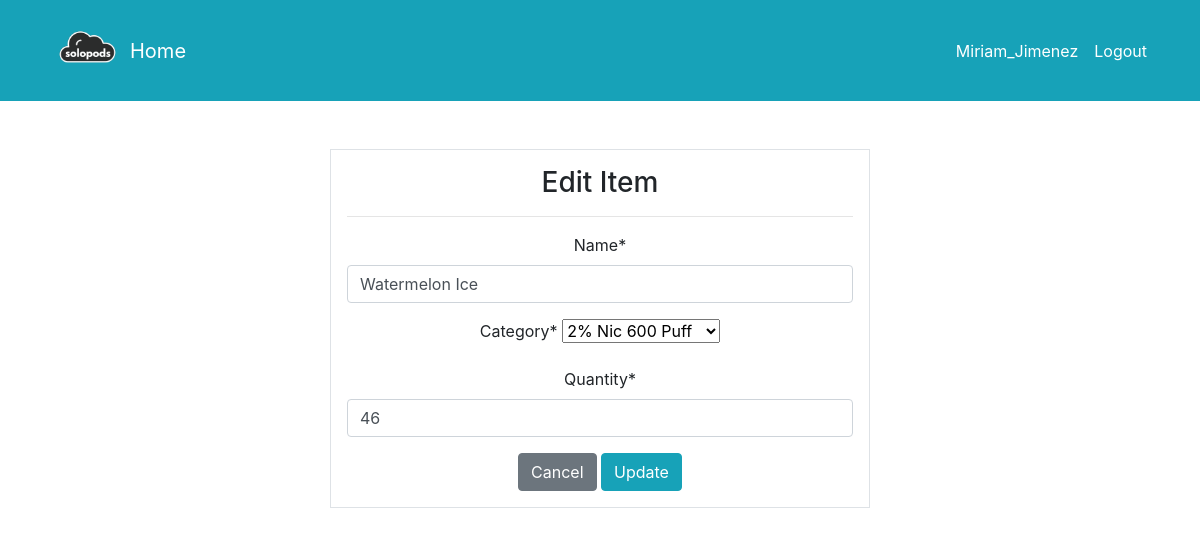
/product/update/8/ (signed in), run on the app's committed database.
### dashboard/models.py (models this page shows, shortened)
class Product(models.Model):
    name = models.CharField(max_length=100, null=True)
    category = models.CharField(max_length=20, choices=CATEGORY, null=True)
    quantity = models.PositiveIntegerField(null=True)
    iva_rate = models.DecimalField(max_digits=5, decimal_places=2, null=True)
    class Meta:
        verbose_name_plural = 'Product'

### dashboard/views.py (the view)
# urls.py: path('product/update/<int:pk>/', views.product_update, name='dashboard-product-update'),
@login_required
def product_update(request, pk):
    item = Product.objects.get(id=pk)
    if request.method=='POST':
        form = ProductForm(request.POST, instance=item)
        if form.is_valid():
            form.save()
            return redirect('dashboard-product')
    else:
        form = ProductForm(instance=item)
    context = {
        'form': form,
    }
    return render(request, 'dashboard/product_update.html', context)

### dashboard/forms.py
class ProductForm(forms.ModelForm):
    class Meta:
        model = Product
        fields = ['name', 'category', 'quantity']

### templates/dashboard/product_update.html (shortened to what this page needs)
{% extends 'partials/base.html' %}
{% load crispy_forms_tags %}
{% block content %}
<div class="container">
    <div class="row mt-5">
        <div class="col-md-6 offset-md-3">
            <div class="border bg-white p-3">
                <h3>Edit Item</h3>
                <hr>
                <form method="POST">
                    {{ form|crispy }}
                    <a class="btn btn-secondary" href="{% url 'dashboard-product' %}">Cancel</a>
                    <input class="btn btn-info" type="submit" value="Update">
                </form>
            </div>
        </div>
    </div>
</div>
{% endblock %}

### templates/partials/nav.html (shortened to what this page needs)
    <nav class="navbar navbar-expand-lg navbar-info bg-info">
        {% if user.is_authenticated %}
        <div class="container">
            <img src="../../media/background/4.png" width="85" height="85">
            <a class="navbar-brand text-white" href="/web/productos">Home</a>
            <div class="collapse navbar-collapse" id="navbarSupportedContent">
                <ul class="navbar-nav mr-auto">
                    <li class="nav-item active">
                        <a class="nav-link text-white" href="{% url 'dashboard-index' %}">  </a>
                    </li>
                </ul>
                <ul class="navbar-nav ml-auto">
                    <li class="nav-item active">
                        <a class="nav-link text-white" href="{% url 'user-profile' %}">{{ user.username }}</a>
                    </li>
                    <li class="nav-item">
                        <a class="nav-link text-white" href="{% url 'user-logout' %}">Logout</a>
                    </li>
                </ul>
                {% endif %}
            </div>
        </div>
    </nav>

### static/style.css (style rules this page uses)
body { background: rgb(255, 255, 255); }
.bg-white { text-align: center; border: 2px solid #000; padding: 20px; }

### data on the page
Product: name "Watermelon Ice", category "2% Nic 600 Puff", quantity "46"

### other printed values
{{ user.username }} "Miriam_Jimenez"
